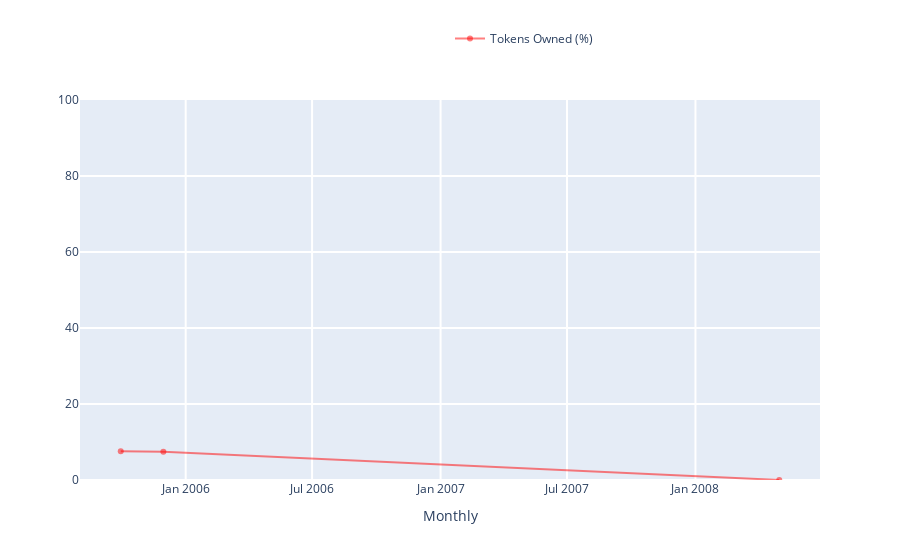

Here is the notebook cell this chart was saved with:
### Markdown cell above
### <span style="color:green"> TRY YOURSELF! THIS IS WHAT WILL HAPPEN WHEN YOU CLICK 'Show Ownership' BUTTON </span>

### Code cell
### ----------------------------------------------------------------------------- ###
### TRY YOURSELF! THIS IS WHAT WILL HAPPEN WHEN YOU CLICK 'Show Ownership' BUTTON ###
### ----------------------------------------------------------------------------- ###

## This is the page you used and the editor you select in the above grid. ##
print('The page that is being used:', the_page['title'])
print('Selected editor:', editor_info['name'])

## Tokens ownership visualization, core visual code lies in OwnedListener, then the interact function ##
## make it interactive, mode details see:                                                             ##
## https://github.com/gesiscss/wikiwho_demo/blob/master/visualization/owned_listener.py               ## 

# Get all actions of all editors in this page, using the 'conflict_calculator' instance, created
# in the second notebook.
all_actions_cal = conflict_calculator.all_actions

# Creat an OwnedListener instance for the selected editor.
ownedlistener = OwnedListener(all_actions_cal, str(editor_info['userid']))
owned_traces = ['Tokens Owned', 'Tokens Owned (%)']

# Visualization: you could also perform it by coding!
begin_date = date(2005, 3, 1)
end_date = date(2020, 1, 6)
frequency = 'Monthly' # 'Daily', 'Yearly', 'Monthly'
owned_trace = 'Tokens Owned (%)' # 'Tokens Owned', 'Tokens Owned (%)'

print('Time range from', begin_date.strftime("%Y-%m-%d"), 'to', end_date.strftime("%Y-%m-%d"))

ownedlistener.listen(
    _range1=begin_date,
    _range2=end_date,
    granularity=frequency,
    trace=owned_trace
)

### Figure 1 — Plotly figure (JSON) as saved in the notebook; plotly's stock layout.template omitted (floating-point values rounded to 4 significant figures)
{"data": [{"marker": {"color": "rgba(255, 0, 0, .5)"}, "name": "Tokens Owned (%)", "type": "scatter", "x": ["2008-04-30T00:00:00", "2005-11-30T00:00:00", "2005-09-30T00:00:00"], "y": [0, 7.447, 7.558]}], "layout": {"barmode": "group", "hovermode": "closest", "legend": {"x": 0.5, "y": 1.2}, "showlegend": true, "xaxis": {"gridwidth": 2, "ticklen": 5, "title": {"text": "Monthly"}, "zeroline": true}, "yaxis": {"gridwidth": 2, "range": [0, 100], "ticklen": 5}}}
